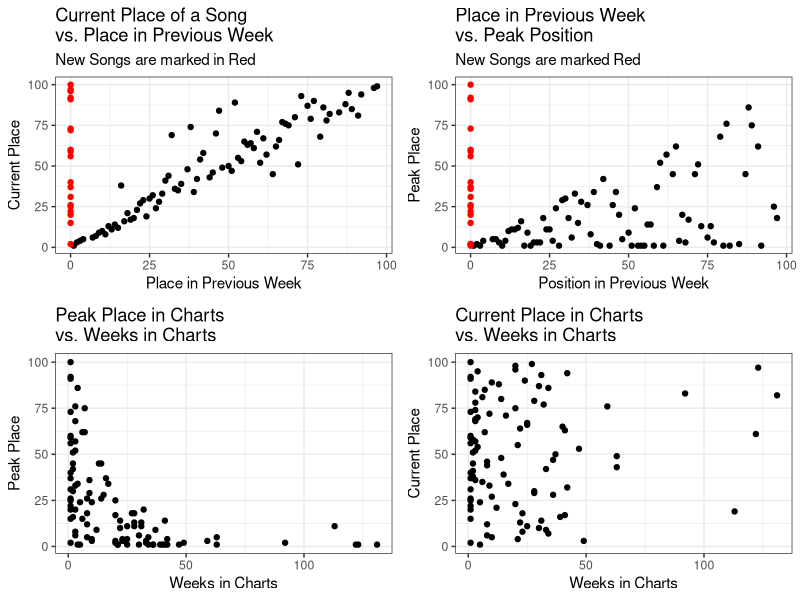
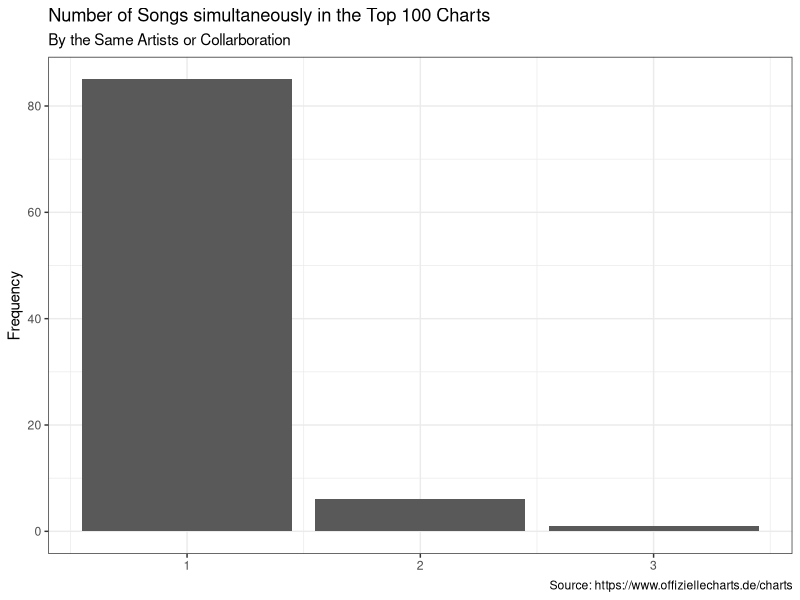
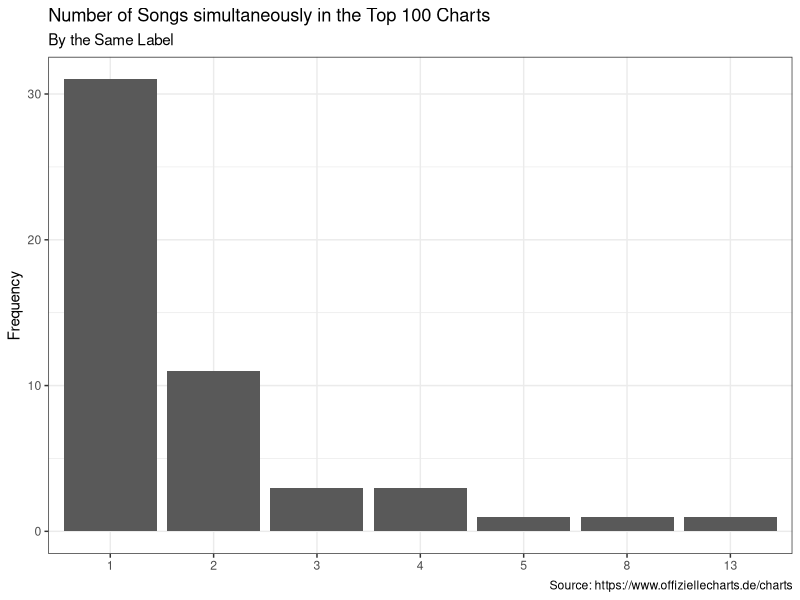

Here is the R script that generated these plots, in order:
## ---- chunk 1
library(ggplot2)
library(gridExtra)
library(readr)
library(dplyr)
chart_scrap <- read_csv('2022-04-13_charts_report.csv')
## ---- chunk 2
#Reporting Figures and Tables
#Scatter Plots
current_v_last <- ggplot(data = chart_scrap,
                                     aes(y = current, x=last_week,
                                     col=ifelse(is.na(last_week), yes = 'NA' , no = 'NonNA')))+
                                      geom_point(aes(y = current, x=last_week_fill),show.legend = F)+
                                      scale_color_manual(values = c('#FF0000','#000000'))+
                                      labs(title = 'Current Place of a Song \nvs. Place in Previous Week',
                                           subtitle = 'New Songs are marked in Red',
                                           y='Current Place', x='Place in Previous Week')+
                                        theme_bw()
weeks_v_peak <- ggplot(data = chart_scrap,
                                             aes(x=weeks_in_charts, y=peak_in_charts))+
                                              geom_point()+
                                              labs(title = 'Peak Place in Charts \nvs. Weeks in Charts',
                                                   x='Weeks in Charts', y='Peak Place')+
                                              theme_bw()
week_v_current <- ggplot(data = chart_scrap, aes(x=weeks_in_charts, y=current))+
                                      geom_point()+
                                      labs(title = 'Current Place in Charts \nvs. Weeks in Charts',
                                           x='Weeks in Charts', y='Current Place')+
                                      theme_bw()
last_v_peak <- ggplot(data = chart_scrap, aes(x=last_week_fill, y=peak_in_charts,
                                                col=ifelse(is.na(last_week), yes = 'NA' , no = 'NonNA')))+
                                    geom_point(show.legend = F)+
                                    labs(title = 'Place in Previous Week \nvs. Peak Position',
                                         subtitle = 'New Songs are marked Red',
                                         x='Position in Previous Week', y='Peak Place')+
                                    scale_color_manual(values = c('#FF0000','#000000'))+
                                    theme_bw()
grid.arrange(current_v_last,last_v_peak, weeks_v_peak,week_v_current, nrow=2)
## ---- chunk 3
chart_scrap%>%
                      count(artist)%>%
                      ggplot(aes(x=n))+
                      geom_bar()+
                      labs(title = 'Number of Songs simultaneously in the Top 100 Charts',
                           subtitle = 'By the Same Artists or Collarboration',
                           y='Frequency',
                           x=NULL,
                           caption = 'Source: https://www.offiziellecharts.de/charts')+
                      theme_bw()
chart_scrap%>%
                        count(artist,sort = T)%>%
                        filter(n>1)%>%
                        knitr::kable()
chart_scrap%>%
                      count(label)%>%
                      ggplot(aes(x=as.factor(n)))+
                      geom_bar()+
                      geom_bar()+
                      labs(title = 'Number of Songs simultaneously in the Top 100 Charts',
                           subtitle = 'By the Same Label',
                           y='Frequency',
                           x=NULL,
                           caption = 'Source: https://www.offiziellecharts.de/charts')+
                      theme_bw()
chart_scrap%>%
                        count(label, sort = T)%>%
                        filter(n>1)%>%
                        knitr::kable()
## ---- chunk 4
#Songs that are currently peaking
chart_scrap%>%
                        filter(current == peak_in_charts)%>%
                        select(artist, title, current)%>%
                        rename(Position = current)%>%
                        knitr::kable()
